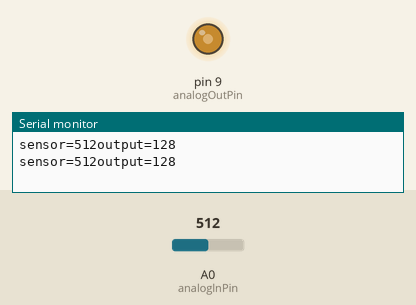
The sketch below on a simulated Arduino Uno, built with avr-gcc and run on an emulated ATmega328P. Shown: output pins drawn as LEDs (lit = HIGH), the last lines printed to the serial monitor. The inputs (shaded band) are chosen by the test bench; at power-on: A0 (analoglnPin) = 512.

Above: at 1.8 s.
1.9 s: A0 (analoglnPin) set to 691
At 2.9 s:
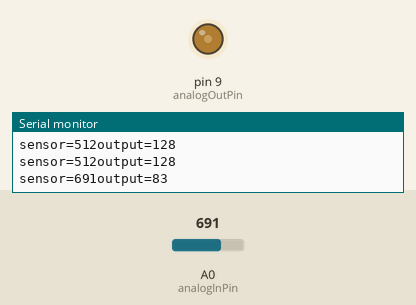
3.5 s: A0 (analoglnPin) set to 722
At 4.4 s:
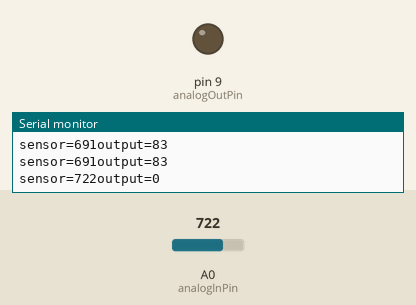
5.5 s: A0 (analoglnPin) set to 306
At 7.2 s:
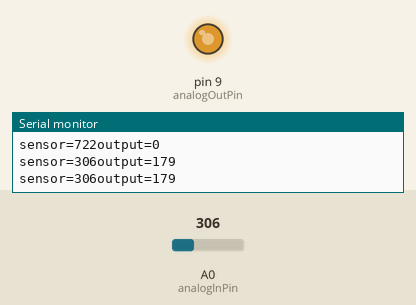
7.5 s: A0 (analoglnPin) set to 122
At 8.7 s:
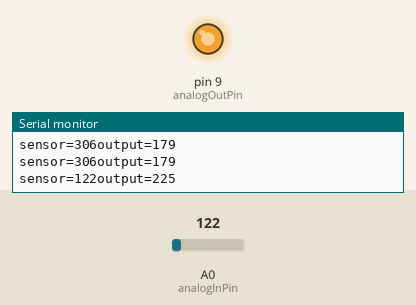
9.5 s: A0 (analoglnPin) set to 511
At 10.3 s:
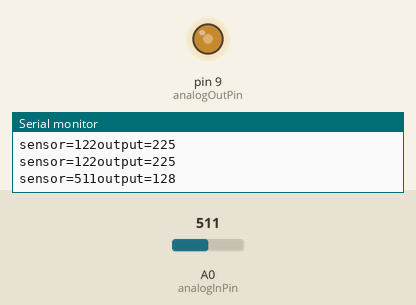
11.5 s: A0 (analoglnPin) set to 716
At 13.1 s:
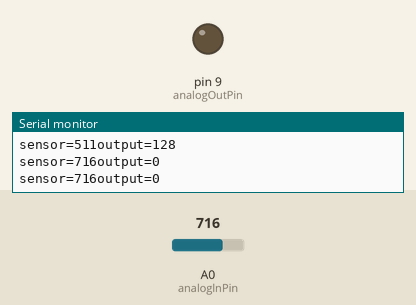
Timing chart, 0 to 14.5 s (numbered marks = the images above; inputs shaded):
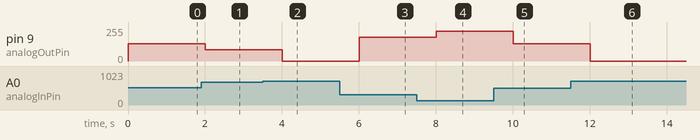

The sketch:

sensor_cds1.ino
```cpp
int analoglnPin=A0;
int analogOutPin=9;
int sensorValue=0;
int outputValue=0;

void setup(){
  Serial.begin(9600);
}

void loop(){
  sensorValue=analogRead(analoglnPin);
  outputValue=map(sensorValue,0,1023,255,0);

  if(outputValue<80) outputValue=0;

  analogWrite(analogOutPin, outputValue);
  Serial.print("sensor=");
  Serial.print(sensorValue);
  Serial.print("output=");
  Serial.println(outputValue);

  delay(1000);
}
```

Measured:
- the behaviour switches between 706 and 707 on A0 (analoglnPin) (found by bisection; images 1 and 2)
- after the input at 1.9 s, pin 9 (analogOutPin): 128/255 → 83/255 after 0.10 s
- after the input at 3.5 s, pin 9 (analogOutPin): 83/255 → 0/255 after 0.50 s
- after the input at 5.5 s, pin 9 (analogOutPin): 0/255 → 179/255 after 0.50 s
- after the input at 7.5 s, pin 9 (analogOutPin): 179/255 → 225/255 after 0.51 s
- after the input at 9.5 s, pin 9 (analogOutPin): 225/255 → 128/255 after 0.51 s
- after the input at 11.5 s, pin 9 (analogOutPin): 128/255 → 0/255 after 0.51 s
